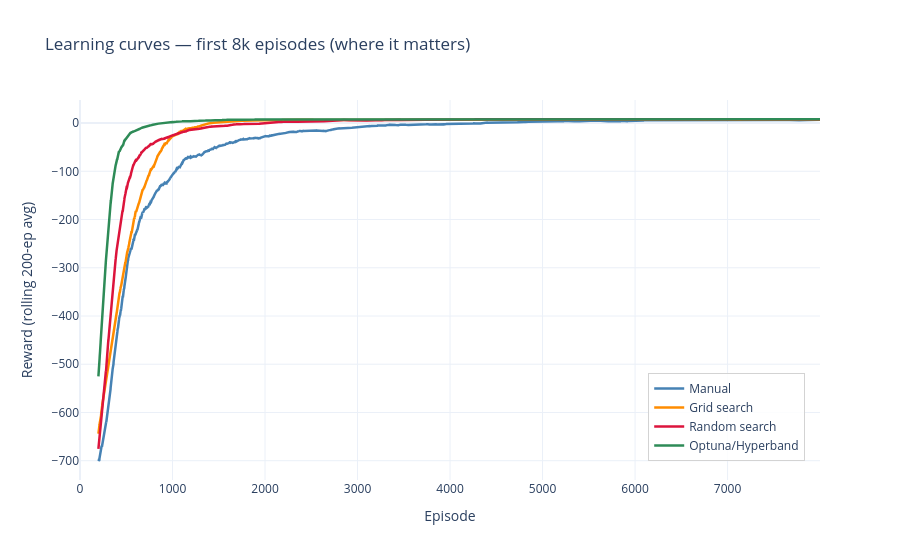

This figure's notebook cell:
### Markdown cell above
### Learning curves — all four methods

The most interesting part is the first 5k episodes — that's where the differences between configurations show up. After convergence all curves flatten at roughly the same level, which tells us something important: on a deterministic environment like Taxi, the choice of hyperparameters affects *how fast* you learn more than *how well* you end up.

### Code cell
def plot_all_learning_curves(window=200):
    # Zoom into first 8k episodes where the interesting learning happens
    cutoff = 8_000

    fig_curves = go.Figure()
    for name, rews, color in [
        ("Manual",           manual_rewards_full,  "steelblue"),
        ("Grid search",      grid_rewards_full,    "darkorange"),
        ("Random search",    random_rewards_full,  "crimson"),
        ("Optuna/Hyperband", optuna_rewards_full,  "seagreen"),
    ]:
        smoothed = pd.Series(rews).rolling(window).mean()
        fig_curves.add_trace(go.Scatter(
            x=list(range(min(cutoff, len(smoothed)))),
            y=smoothed[:cutoff],
            name=name,
            line=dict(color=color, width=2.5)
        ))

    fig_curves.update_layout(
        title="Learning curves — first 8k episodes (where it matters)",
        xaxis_title="Episode",
        yaxis_title=f"Reward (rolling {window}-ep avg)",
        template="plotly_white",
        legend=dict(
            x=0.98, y=0.05,
            xanchor="right", yanchor="bottom",
            bgcolor="rgba(255,255,255,0.85)",
            bordercolor="lightgrey", borderwidth=1
        ),
    )
    fig_curves.show()

plot_all_learning_curves(window=200)

### Figure 1 — Plotly figure (JSON) as saved in the notebook; plotly's stock layout.template omitted (floating-point values rounded to 4 significant figures; data arrays with more than 128 entries replaced by an {"elided": "..."} marker saying what was removed)
{"data": [{"line": {"color": "steelblue", "width": 2.5}, "name": "Manual", "type": "scatter", "x": {"elided": "8000 int values"}, "y": {"elided": "8000 float values"}}, {"line": {"color": "darkorange", "width": 2.5}, "name": "Grid search", "type": "scatter", "x": {"elided": "8000 int values"}, "y": {"elided": "8000 float values"}}, {"line": {"color": "crimson", "width": 2.5}, "name": "Random search", "type": "scatter", "x": {"elided": "8000 int values"}, "y": {"elided": "8000 float values"}}, {"line": {"color": "seagreen", "width": 2.5}, "name": "Optuna/Hyperband", "type": "scatter", "x": {"elided": "8000 int values"}, "y": {"elided": "8000 float values"}}], "layout": {"legend": {"bgcolor": "rgba(255,255,255,0.85)", "bordercolor": "lightgrey", "borderwidth": 1, "x": 0.98, "xanchor": "right", "y": 0.05, "yanchor": "bottom"}, "title": {"text": "Learning curves — first 8k episodes (where it matters)"}, "xaxis": {"title": {"text": "Episode"}}, "yaxis": {"title": {"text": "Reward (rolling 200-ep avg)"}}}}
